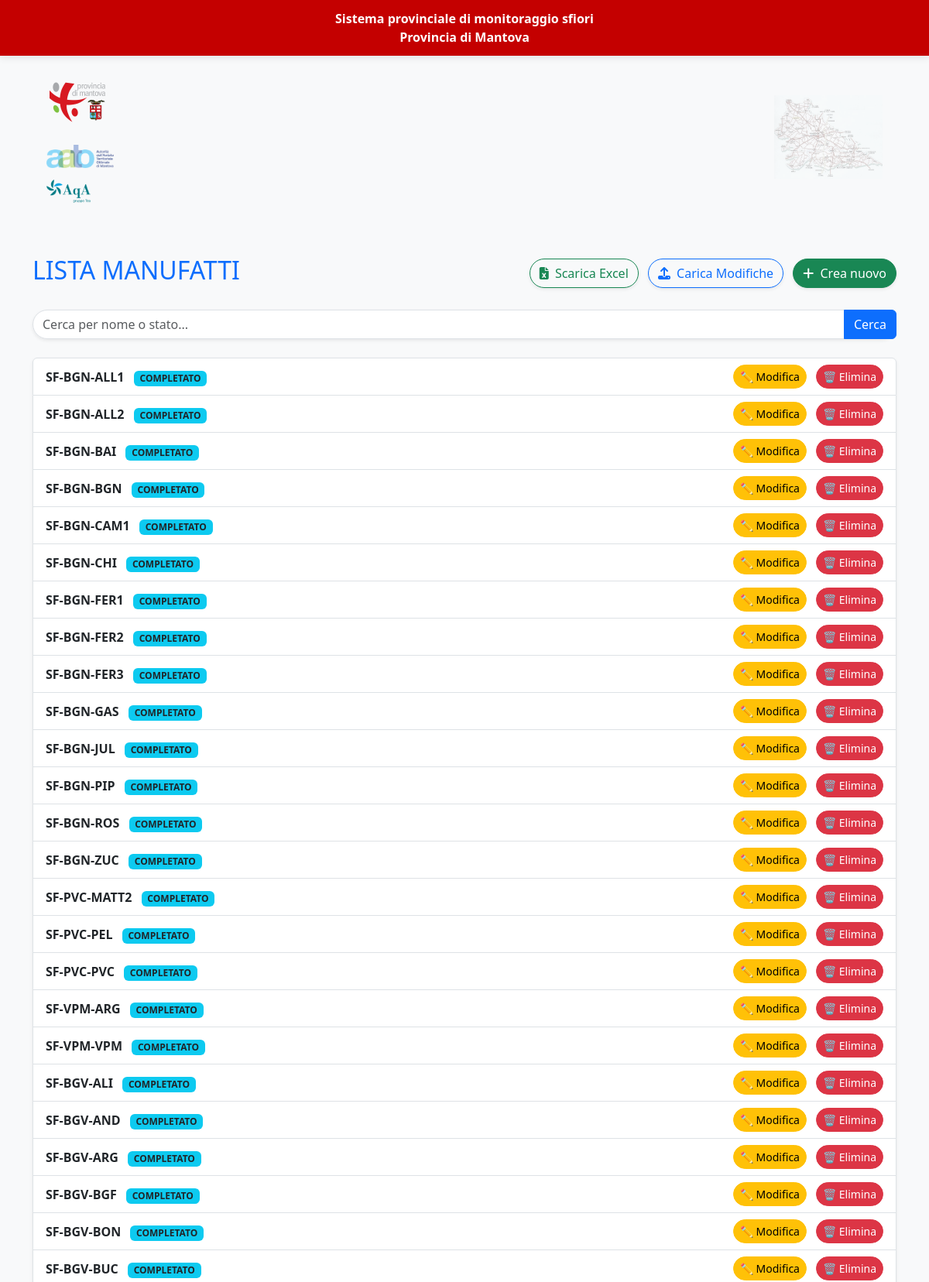
The app's page /manufatti/lista/ (upper part) with its own data.
### manufatti/models.py (models this page shows, shortened)
class Manufatto(models.Model):
    nome = models.CharField(max_length=100)  # Corrisponde a 'Codice' nel CSV
    stato = models.CharField(max_length=50, choices=[
        ('PROGRAMMATO', 'PROGRAMMATO'),
        ('IN CORSO', 'IN CORSO',),
        ('COMPLETATO', 'COMPLETATO')
    ])
    data_creazione = models.DateTimeField(auto_now_add=True)
    comune = models.CharField(max_length=100, null=True, blank=True)
    localita = models.CharField(max_length=100, null=True, blank=True)
    ubicazione = models.CharField(max_length=255, null=True, blank=True)
    depuratore_associato = models.CharField(max_length=255, null=True, blank=True)
    recapito_emissario = models.CharField(max_length=255, null=True, blank=True)
    tipologia_sfioratore = models.CharField(max_length=100, null=True, blank=True)  # 'TIPO'

### manufatti/views.py (the view)
# urls.py: path('lista/', views.lista_manufatti, name='lista_manufatti'),
def lista_manufatti(request):
    ente_utente = get_user_ente(request.user)
    query = request.GET.get('query')
    if query:
        manufatti = Manufatto.objects.filter(Q(nome__icontains=query) | Q(stato__icontains=query))
    else:
        manufatti = Manufatto.objects.all()
    return render(request, 'manufatti/lista_manufatti.html', {
        'manufatti': manufatti,
        'query': query,
        'ente_utente': ente_utente,
    })

### manufatti/views.py (called while the page is built, shortened)
def get_user_ente(user):
    return 'TEA'

### manufatti/templates/manufatti/lista_manufatti.html (shortened to what this page needs)
{% extends "accounts/base.html" %}
{% block content %}
<div class="container mt-5">
  <div class="d-flex justify-content-between align-items-center mb-4">
    <h2 class="text-primary">LISTA MANUFATTI</h2>
    <div>
      {% if ente_utente == 'TEA' or ente_utente == 'AATO' %}
        <a href="{% url 'export_manufatti' %}" class="btn btn-outline-success rounded-pill shadow-sm me-2">
            <i class="fas fa-file-excel me-1"></i> Scarica Excel
        </a>
        <a href="{% url 'import_manufatti' %}" class="btn btn-outline-primary rounded-pill shadow-sm me-2">
            <i class="fas fa-upload me-1"></i> Carica Modifiche
        </a>
        <a href="{% url 'crea_manufatto' %}" class="btn btn-success rounded-pill shadow-sm">
            <i class="fas fa-plus me-1"></i> Crea nuovo
        </a>
      {% endif %}
    </div>
  </div>
  <form method="GET" action="{% url 'lista_manufatti' %}" class="mb-4">
    <div class="input-group shadow-sm rounded-pill">
      <input type="text" name="query" class="form-control rounded-start-pill" placeholder="Cerca per nome o stato..." value="{{ query|default:'' }}">
      <button class="btn btn-primary" type="submit">Cerca</button>
    </div>
  </form>
  {% if manufatti %}
  <div class="list-group shadow-sm mb-4">
    {% for m in manufatti %}
    <div class="list-group-item list-group-item-action">
      <div class="d-flex justify-content-between align-items-center">
        <div>
          <a href="{% url 'dettaglio_manufatto' m.id %}" class="text-decoration-none fw-bold text-dark">
            {{ m.nome }}
          </a>
          <span class="badge bg-info text-dark ms-2">{{ m.stato }}</span>
        </div>
        <div>
          {% if ente_utente == 'TEA' or ente_utente == 'AATO' %}
            <a href="{% url 'modifica_manufatto' m.id %}" class="btn btn-sm btn-warning rounded-pill me-2">✏️ Modifica</a>
            <a href="{% url 'elimina_manufatto' m.id %}" class="btn btn-sm btn-danger rounded-pill" onclick="return confirm('Sei sicuro di voler eliminare questo manufatto?');">🗑️ Elimina</a>
          {% else %}
            <span class="badge rounded-pill bg-light text-muted">Sola lettura</span>
          {% endif %}
        </div>
      </div>
    </div>
    {% endfor %}
  </div>
  {% else %}
  <div class="alert alert-info shadow-sm text-center">Nessun manufatto trovato.</div>
  {% endif %}
</div>
{% endblock %}

### accounts/templates/accounts/base.html (style rules this page uses)
body { background-color: #f8f9fa; min-height: 100vh; }

### records on screen
Manufatto: nome "SF-BGN-ALL1", stato "COMPLETATO"
Manufatto: nome "SF-BGN-ALL2", stato "COMPLETATO"
Manufatto: nome "SF-BGN-BAI", stato "COMPLETATO"
Manufatto: nome "SF-BGN-BGN", stato "COMPLETATO"
Manufatto: nome "SF-BGN-CAM1", stato "COMPLETATO"
Manufatto: nome "SF-BGN-CHI", stato "COMPLETATO"
Manufatto: nome "SF-BGN-FER1", stato "COMPLETATO"
Manufatto: nome "SF-BGN-FER2", stato "COMPLETATO"
Manufatto: nome "SF-BGN-FER3", stato "COMPLETATO"
Manufatto: nome "SF-BGN-GAS", stato "COMPLETATO"
Manufatto: nome "SF-BGN-JUL", stato "COMPLETATO"
Manufatto: nome "SF-BGN-PIP", stato "COMPLETATO"
Manufatto: nome "SF-BGN-ROS", stato "COMPLETATO"
Manufatto: nome "SF-BGN-ZUC", stato "COMPLETATO"
Manufatto: nome "SF-PVC-MATT2", stato "COMPLETATO"
Manufatto: nome "SF-PVC-PEL", stato "COMPLETATO"
Manufatto: nome "SF-PVC-PVC", stato "COMPLETATO"
Manufatto: nome "SF-VPM-ARG", stato "COMPLETATO"
Manufatto: nome "SF-VPM-VPM", stato "COMPLETATO"
Manufatto: nome "SF-BGV-ALI", stato "COMPLETATO"
Manufatto: nome "SF-BGV-AND", stato "COMPLETATO"
Manufatto: nome "SF-BGV-ARG", stato "COMPLETATO"
Manufatto: nome "SF-BGV-BGF", stato "COMPLETATO"
Manufatto: nome "SF-BGV-BON", stato "COMPLETATO"
Manufatto: nome "SF-BGV-BUC", stato "COMPLETATO"
